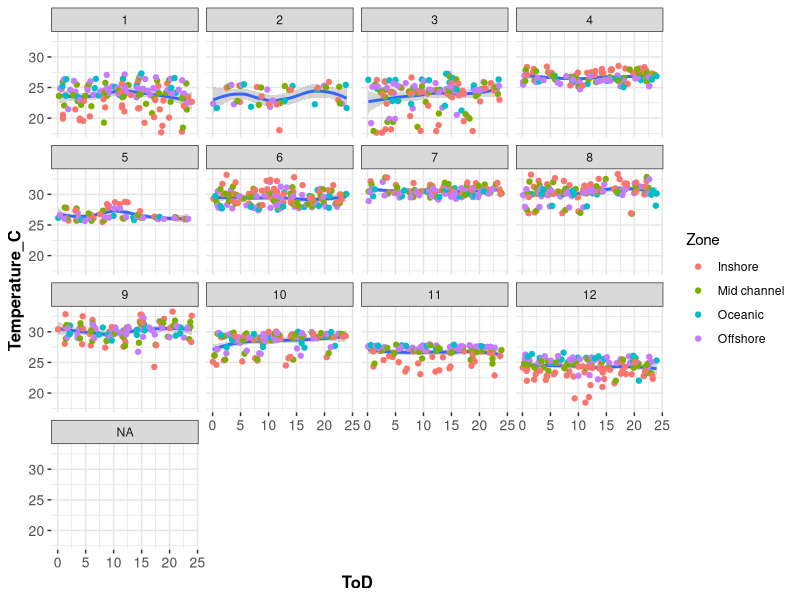

The R source for this figure: (Note: this script raises an error after producing the figure.)
## ---- chunk 1
  knitr::opts_chunk$set(warning = FALSE, 
                        message = FALSE,
                        #options(knitr.kable.NA = ''),
                        fig.align = "center")
## ---- chunk 2
library('mgcv')
library('ggplot2')
library('viridis')
theme_set(theme_bw())
library('gganimate')
library(plyr)
library(dplyr)
## ---- chunk 3
# 1. Get data
WS.data<-read.csv("WS.data.csv", header = T)

# Separate CalVal and Walton Smith data
summary(WS.data$Mission)

## ---- chunk 4
WS.data <- transform(WS.data,
                       datetime = as.POSIXct(paste(ESTDate, EST.Time),
                                             format = '%m/%d/%Y %I:%M:%S %p', tz = "EST"))
summary(WS.data$datetime)
WS.data <- transform(WS.data,
                       SiteID = factor(SiteID),
                       MoY = as.numeric(format(datetime, format = '%m')),
                       #DoY = as.numeric(format(datetime, format = '%j')),
                       ToD = as.numeric(format(datetime, format = '%H')) +
                         (as.numeric(format(datetime, format = '%M')) / 60))
## ---- chunk 5
  WS.open<-subset(WS.data, WS.data$Zone=="Offshore"|WS.data$Zone=="Oceanic")
  WS.open$Date<-as.Date(WS.open$Date, "%Y-%m-%d")
 
  WS.reef<-subset(WS.data, WS.data$Zone=="Inshore"|WS.data$Zone=="Mid channel")
  WS.reef$Date<-as.Date(WS.reef$Date, "%Y-%m-%d")
## ---- chunk 6

# Reef data
nTA.MY.open <- ddply (WS.open, .(Sub_region, MY),summarise,
                OnTA_my = mean (nTA, na.rm = T),
                #sd = sd (nTA, na.rm = T),
                number = n())

nDIC.MY.open <- ddply (WS.open, .(Sub_region, MY),summarise,
                OnDIC_my = mean (nDIC, na.rm = T),
                #sd = sd (nDIC, na.rm = T),
                number = n())

# ONly reef
  WS.reef<-join(WS.reef,nTA.MY.open[,-4], 
                   type = "left", by=c("MY", "Sub_region"))
  
  WS.reef<-join(WS.reef, nDIC.MY.open, 
                   type = "left", by=c("MY", "Sub_region"))
  
  # Delta nTA
  WS.reef$dnTA_MY<-WS.reef$nTA-WS.reef$OnTA_my
  
  # Delta nDIC
  WS.reef$dnDIC_MY<-WS.reef$nDIC-WS.reef$OnDIC_my


# all WS data
  WS.data<-join(WS.data,nTA.MY.open[,-4], 
                   type = "left", by=c("MY", "Sub_region"))
  
  WS.data<-join(WS.data, nDIC.MY.open, 
                   type = "left", by=c("MY", "Sub_region"))
  
  # Delta nTA
  WS.data$dnTA_MY<-WS.data$nTA-WS.data$OnTA_my
  
  # Delta nDIC
  WS.data$dnDIC_MY<-WS.data$nDIC-WS.data$OnDIC_my

## ---- chunk 7
ggplot(WS.data, aes(ToD, Temperature_C)) +
  geom_smooth() +
  #geom_line() +
  geom_point(aes(colour=Zone)) +
  theme(panel.border = element_blank(),
        panel.background = element_blank(),
        panel.grid.minor = element_line(colour = "grey90"),
        panel.grid.major = element_line(colour = "grey90"),
        panel.grid.major.x = element_line(colour = "grey90"),
        axis.text = element_text(size = 10),
        axis.title = element_text(size = 12, face = "bold")) + facet_wrap(~MoY)
## ---- chunk 8

n_Year <- unique(WS.data[, "Year"])
length(n_Year) 

n_MoY <- unique(WS.data[, "MoY"])
length(n_MoY)

n_ToD <- unique(WS.data [, "ToD"])
length(n_ToD)

N <- nrow(WS.data) # number of observations in the train set
period<-N/(length(n_Year))/12
period<-round(period)
window <- N / period # number of days in the train set

knots <- list(DoY = c(0.5, 366.5))
M <- list(c(1, 0.5), NA)

## ---- chunk 9
# 1. Model

m_0 <- bam(Temperature_C ~ Sub_region +
           s(ToD, k = 12, bs = 'cc') + # Time of the day//added bs='cr'
           s(MoY, k = 6, bs = 'cc', by=Zone) +  # Month of the year?
           s(Year, by=Zone) +
           #s(Year, SiteID, bs = "fs", m = 1, k = 5)+
           #s(Zone, bs = 'fs', k=4)
           ti(MoY, Year, bs = c('cc', 'tp'),k = c(6, 5)), # +
           #ti(Zone, ToD, bs = c('fs','tp'), k = c(4, 12)) +
           #ti(Zone, MoY, bs = c('fs','cc'), k = c(4, 6)) +
           #ti(Zone, Year, bs = c('fs','tp'), k = c(4, 5)),
           data = WS.data, method = 'fREML', knots = knots, nthreads = 4, discrete = TRUE)
summary(m_0)

plot(m_0, pages = 1, scheme = 2, shade = TRUE)


m_1 <- bam(Temperature_C ~ Zone +
           s(ToD, k = 12, bs = 'cc') + # Time of the day//added bs='cr'
           s(MoY, k = 6, bs = 'cc') +  # Month of the year?
           s(Year, by=Sub_region) +
           #s(Year, SiteID, bs = "fs", m = 1, k = 5)+
           #s(Zone, bs = 'fs', k=4)
           ti(MoY, Year, bs = c('cc', 'tp'),k = c(6, 5)), # +
           #ti(Zone, ToD, bs = c('fs','tp'), k = c(4, 12)) +
           #ti(Zone, MoY, bs = c('fs','cc'), k = c(4, 6)) +
           #ti(Zone, Year, bs = c('fs','tp'), k = c(4, 5)),
           data = WS.data, method = 'fREML', knots = knots, nthreads = 4, discrete = TRUE)
summary(m_1)
plot(m_1, pages = 1, scheme = 2, shade = TRUE)


m_2 <- bam(Temperature_C ~ 
           #s(ToD, k = 12, bs = 'cc') + # Time of the day//added bs='cr'
           s(MoY, k = 6, bs = 'cc') +  # Month of the year?
           s(Year, by=Zone) +
           #s(Year, SiteID, bs = "fs", m = 1, k = 5)+
           #s(Zone, bs = 'fs', k=4)
           ti(MoY, Year, bs = c('cc', 'tp'),k = c(6, 5)), # +
           #ti(Zone, ToD, bs = c('fs','tp'), k = c(4, 12)) +
           #ti(Zone, MoY, bs = c('fs','cc'), k = c(4, 6)) +
           #ti(Zone, Year, bs = c('fs','tp'), k = c(4, 5)),
           data = WS.data, method = 'fREML', knots = knots, nthreads = 4, discrete = TRUE)
summary(m_2)
plot(m_2, pages = 1, scheme = 2, shade = TRUE)

AIC(m_0, m_1, m_2)

# Check the models
    gam.check(m_0)
    gam.check(m_1)
    
    #summary(mA)$s.table
    m_1$optimizer
    summary(m_1)$sp.criterion
    
    # ACF function:
    acf(resid(m_1), main="acf(resid(m_1))")

# 2. Effects
    #plot(m, pages = 1, scheme = 2, shade = TRUE, scale = 0)
    plot(m_1, pages = 1, scheme = 2, shade = TRUE)
    #plot(m_1, shade = TRUE)
    
    #ToD and MoY
    vis.gam(m_1, view=c("Year","MoY"), n.grid = 50, 
            theta = 35, phi = 32, zlab = "",
            ticktype = "detailed", color = "topo", main = "t2(D, W)")
    vis.gam(m_1, view=c("Year","MoY"), main = "t2(D, W)", plot.type = "contour",
            color = "terrain", contour.col = "black", lwd = 2)


# 3. Predictions 

# 3.2 Long-term trends in more detail ->  predict for particular stations and months 
# chose (midday, on month of year 1, 4, 7, and 10, at the selected station, and evaluating the long-term trend at 30 equally spaced values)

pdata <- with(WS.data,
              expand.grid(ToD = 12,
                          MoY = seq(1, 12, by = 1),
                          Year = seq(min(Year), max(Year), by = 1),
                          Zone = unique(Zone),
                          Sub_region  = "UK"))
fit <- data.frame(predict(m_1, newdata = pdata, se.fit = TRUE))
fit <- transform(fit, upper = fit + (2 * se.fit), lower = fit - (2 * se.fit))
pred <- cbind(pdata, fit)

ggplot(pred, aes(x = Year, y = fit, group = factor(MoY))) +
  geom_ribbon(aes(ymin = lower, ymax = upper), fill = 'grey', alpha = 0.5) +
  geom_line() + facet_wrap(~ MoY) +
  labs(x = NULL, y = expression(Temperature ~ (degree * C)))

ggplot(pred, aes(x = MoY, y = fit, colour = factor(Year))) +
  geom_ribbon(aes(ymin = lower, ymax = upper), fill = 'grey', alpha = 0.5) +
  geom_line() + facet_wrap(~Zone)+
  labs(x = NULL, y = expression(Temperature ~ (degree * C)))
